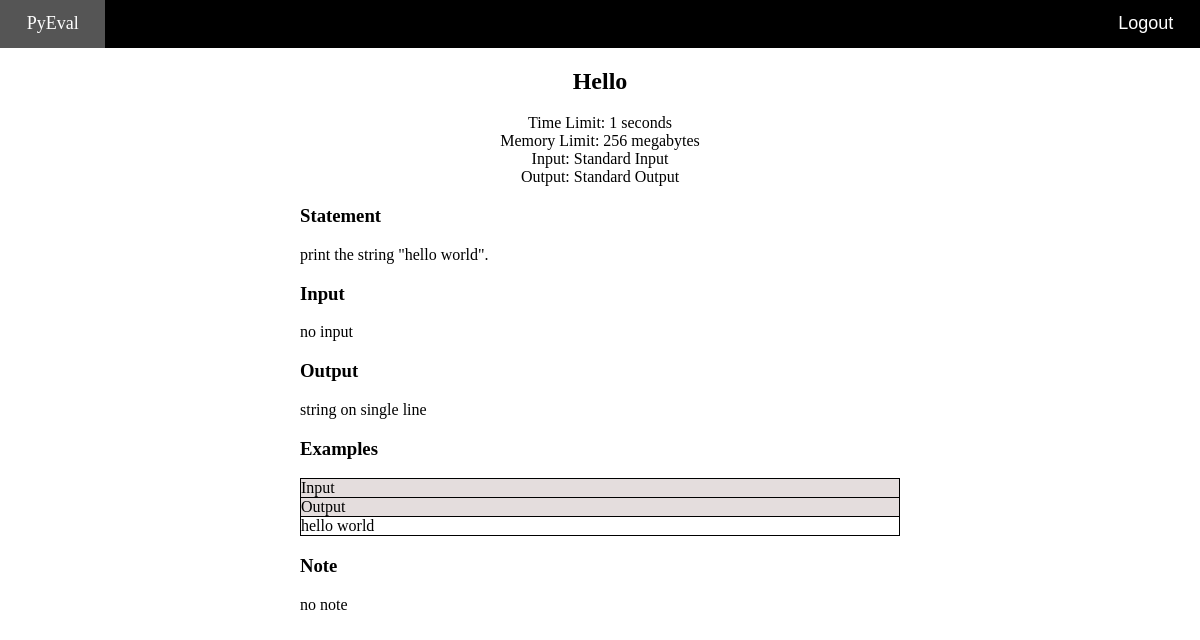
Page /resources/problem/6 (signed in) on the committed database.
### quiz/models.py (models this page shows)
class Problem(models.Model):
    title = models.CharField(max_length=255)
    statement = models.TextField()
    input_format = models.TextField()
    output_format = models.TextField()
    note = models.TextField()
    time_limit = models.IntegerField()
    memory_limit = models.IntegerField()
    input_stream = models.CharField(max_length=255)
    output_stream = models.CharField(max_length=255)
    cases = models.JSONField()
    complete = models.BooleanField()
    authors = models.ManyToManyField(User, related_name="authored_problem_set")
    assigned = models.ManyToManyField(
        User, related_name="assigned_problem_set")

### quiz/views.py (the view)
# urls.py: path('problem/<int:id>', views.problem, name="problem"),
def problem(request, id):
    if request.user.is_authenticated and request.user.authored_problem_set.filter(id=id).exists():
        problem = Problem.objects.get(id=id)
        context = {"request": request, "problem": problem,
                   "title": problem.title, "examples": problem.cases.get("train")}
        return render(request, 'problem.html', context=context)
    else:
        return redirect(f'/accounts/login?next=/resources/problem/{id}')

### templates/problem.html (shortened to what this page needs)
{% extends 'index.html' %}
{% load static %}
{% block head %}
    <link rel="stylesheet" href="{% static 'css/problem.css' %}">
{% endblock  %}
{% block body %}
<div class="main">
    <div class="problem">
        <div class="title"><h2>{{ problem.title }}</h2></div>
        <div class="constraints">
            <div class="time-limit">Time Limit: {{ problem.time_limit }} seconds</div>
            <div class="memory-limit">Memory Limit: {{ problem.memory_limit }} megabytes</div>
            <div class="input-source">Input: {{ problem.input_stream }}</div>
            <div class="output-source">Output: {{ problem.output_stream }}</div>
        </div>
        <div class="statement">
            <h3>Statement</h3>
            {{ problem.statement }}
        </div>
        <div class="input-format">
            <h3>Input</h3>
            {{ problem.input_format }}
        </div>
        <div class="output-format">
            <h3>Output</h3>
            {{ problem.output_format }}
        </div>
        <div class="examples">
            <h3>Examples</h3>
            {% for example in examples %}
                <div class="example">
                    <div class="example-title">Input</div>
                    <div class="example-title">Output</div>
                    <div class="example-value">{{ example.output }}</div>
                </div>
        {% endfor %}
        </div>
        <div class="note">
            <h3>Note</h3>
            {{ problem.note }}
        </div>
    </div>
</div>
{% endblock %}

### templates/index.html (shortened to what this page needs)
{% load static %}
<!DOCTYPE html>
<html lang="en">
<head>
    <link rel="stylesheet" href="{% static 'css/index.css' %}">
    {% block head %}
    {% endblock %}
</head>
<body>
    <header>
        <ul>
            <li><a href="{% url 'dashboard' %}">PyEval</a></li>
        </ul>
        <ul>
            {% if user.is_authenticated %}
                <li>
                    <form action="{% url 'logout' %}" method="post">
                        <button type="submit">Logout</button>
                    </form>
                </li>
            {% else %}
                <li><a href="{% url 'login' %}">Login</a></li>
            {% endif %}
        </ul>
    </header>
    {% block body %}
    {% endblock %}
</body>
</html>

### templates/static/css/index.css (style rules this page uses)
body { margin: 0pt; }
div.main { margin-bottom: 100pt; }
div.main > * { width: max-content; margin-left: auto; margin-right: auto; }
header { display: flex; justify-content: space-between; align-items: center; font-size: large; color: white; background-color: black; }
header ul { list-style-type: none; margin: 0pt 0pt; padding: 0pt 0pt; }
header a { display: inline-block; color: inherit; text-decoration: none; padding: 10pt 20pt; }
header button { color: inherit; background-color: inherit; font-size: inherit; border: none; padding: 10pt 20pt; }

### templates/static/css/problem.css (style rules this page uses)
div.problem { width: 50vw; }
div.title, div.constraints { text-align: center; }
div.example { margin: 5pt 0pt; border: 1px solid black; }
div.example div.example-title { background-color: #e4dddd; border-bottom: 1px solid black; }

### rows in the picture
Problem: title "Hello", time_limit "1", memory_limit "256", input_stream "Standard Input", output_stream "Standard Output", statement "print the string \"hello world\".", input_format "no input", output_format "string on single line", note "no note"

### other values in the picture
{{ example.output }} "hello world"
